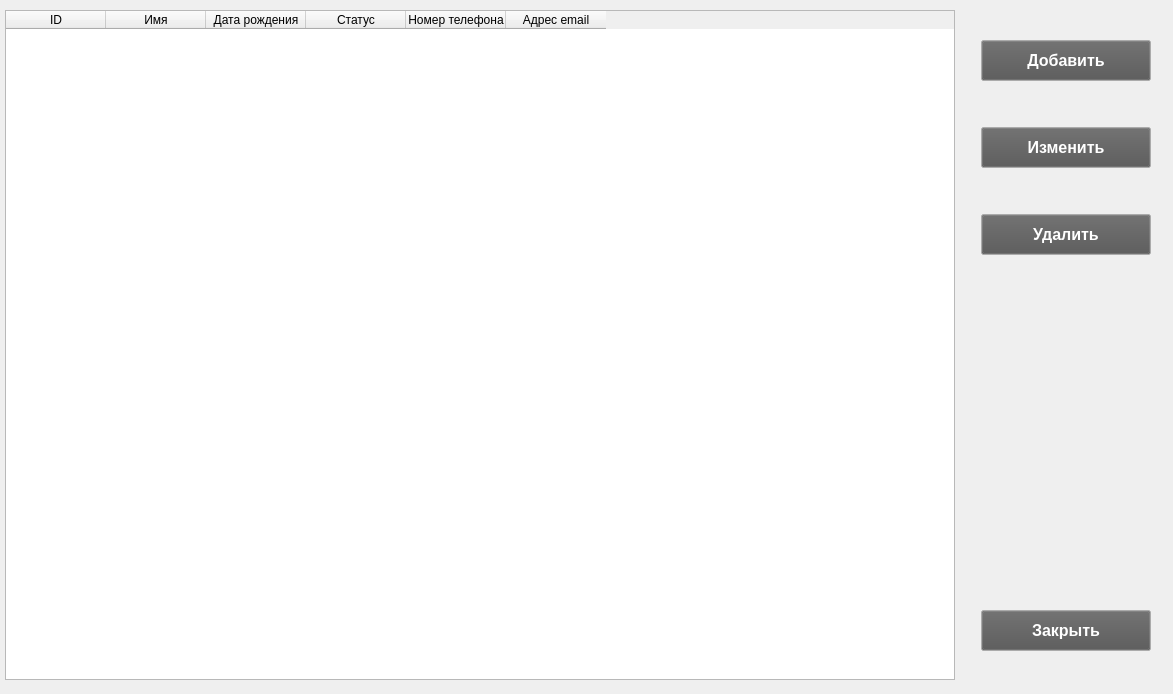
<?xml version="1.0" encoding="UTF-8"?>
<ui version="4.0">
 <class>UserTableWidget</class>
 <widget class="QWidget" name="UserTableWidget">
  <property name="geometry">
   <rect>
    <x>0</x>
    <y>0</y>
    <width>1173</width>
    <height>694</height>
   </rect>
  </property>
  <property name="windowTitle">
   <string>Form</string>
  </property>
  <widget class="QWidget" name="horizontalLayoutWidget">
   <property name="geometry">
    <rect>
     <x>0</x>
     <y>0</y>
     <width>1172</width>
     <height>691</height>
    </rect>
   </property>
   <layout class="QHBoxLayout" name="horizontalLayout">
    <item>
     <widget class="QTableWidget" name="userTableWidget">
      <property name="sizePolicy">
       <sizepolicy hsizetype="Fixed" vsizetype="Fixed">
        <horstretch>0</horstretch>
        <verstretch>0</verstretch>
       </sizepolicy>
      </property>
      <property name="minimumSize">
       <size>
        <width>950</width>
        <height>17</height>
       </size>
      </property>
      <property name="maximumSize">
       <size>
        <width>16777215</width>
        <height>670</height>
       </size>
      </property>
      <property name="palette">
       <palette>
        <active>
         <colorrole role="WindowText">
          <brush brushstyle="SolidPattern">
           <color alpha="255">
            <red>255</red>
            <green>255</green>
            <blue>255</blue>
           </color>
          </brush>
         </colorrole>
         <colorrole role="Text">
          <brush brushstyle="SolidPattern">
           <color alpha="255">
            <red>0</red>
            <green>0</green>
            <blue>0</blue>
           </color>
          </brush>
         </colorrole>
        </active>
        <inactive>
         <colorrole role="WindowText">
          <brush brushstyle="SolidPattern">
           <color alpha="255">
            <red>255</red>
            <green>255</green>
            <blue>255</blue>
           </color>
          </brush>
         </colorrole>
         <colorrole role="Text">
          <brush brushstyle="SolidPattern">
           <color alpha="255">
            <red>0</red>
            <green>0</green>
            <blue>0</blue>
           </color>
          </brush>
         </colorrole>
        </inactive>
        <disabled/>
       </palette>
      </property>
      <column>
       <property name="text">
        <string>ID</string>
       </property>
      </column>
      <column>
       <property name="text">
        <string>Имя</string>
       </property>
      </column>
      <column>
       <property name="text">
        <string>Дата рождения</string>
       </property>
      </column>
      <column>
       <property name="text">
        <string>Статус</string>
       </property>
      </column>
      <column>
       <property name="text">
        <string>Номер телефона</string>
       </property>
      </column>
      <column>
       <property name="text">
        <string>Адрес email</string>
       </property>
      </column>
     </widget>
    </item>
    <item>
     <spacer name="horizontalSpacer_2">
      <property name="orientation">
       <enum>Qt::Orientation::Horizontal</enum>
      </property>
      <property name="sizeType">
       <enum>QSizePolicy::Policy::Fixed</enum>
      </property>
      <property name="sizeHint" stdset="0">
       <size>
        <width>15</width>
        <height>20</height>
       </size>
      </property>
     </spacer>
    </item>
    <item>
     <layout class="QVBoxLayout" name="verticalLayout">
      <property name="sizeConstraint">
       <enum>QLayout::SizeConstraint::SetMinAndMaxSize</enum>
      </property>
      <item>
       <spacer name="verticalSpacer">
        <property name="orientation">
         <enum>Qt::Orientation::Vertical</enum>
        </property>
        <property name="sizeType">
         <enum>QSizePolicy::Policy::Fixed</enum>
        </property>
        <property name="sizeHint" stdset="0">
         <size>
          <width>20</width>
          <height>40</height>
         </size>
        </property>
       </spacer>
      </item>
      <item>
       <widget class="QPushButton" name="insertButton">
        <property name="sizePolicy">
         <sizepolicy hsizetype="Fixed" vsizetype="Fixed">
          <horstretch>0</horstretch>
          <verstretch>0</verstretch>
         </sizepolicy>
        </property>
        <property name="minimumSize">
         <size>
          <width>170</width>
          <height>41</height>
         </size>
        </property>
        <property name="maximumSize">
         <size>
          <width>150</width>
          <height>16777215</height>
         </size>
        </property>
        <property name="palette">
         <palette>
          <active>
           <colorrole role="WindowText">
            <brush brushstyle="SolidPattern">
             <color alpha="255">
              <red>255</red>
              <green>255</green>
              <blue>255</blue>
             </color>
            </brush>
           </colorrole>
           <colorrole role="Button">
            <brush brushstyle="SolidPattern">
             <color alpha="255">
              <red>84</red>
              <green>84</green>
              <blue>84</blue>
             </color>
            </brush>
           </colorrole>
           <colorrole role="ButtonText">
            <brush brushstyle="SolidPattern">
             <color alpha="255">
              <red>255</red>
              <green>255</green>
              <blue>255</blue>
             </color>
            </brush>
           </colorrole>
          </active>
          <inactive>
           <colorrole role="WindowText">
            <brush brushstyle="SolidPattern">
             <color alpha="255">
              <red>255</red>
              <green>255</green>
              <blue>255</blue>
             </color>
            </brush>
           </colorrole>
           <colorrole role="Button">
            <brush brushstyle="SolidPattern">
             <color alpha="255">
              <red>84</red>
              <green>84</green>
              <blue>84</blue>
             </color>
            </brush>
           </colorrole>
           <colorrole role="ButtonText">
            <brush brushstyle="SolidPattern">
             <color alpha="255">
              <red>255</red>
              <green>255</green>
              <blue>255</blue>
             </color>
            </brush>
           </colorrole>
          </inactive>
          <disabled>
           <colorrole role="Button">
            <brush brushstyle="SolidPattern">
             <color alpha="255">
              <red>84</red>
              <green>84</green>
              <blue>84</blue>
             </color>
            </brush>
           </colorrole>
          </disabled>
         </palette>
        </property>
        <property name="font">
         <font>
          <pointsize>12</pointsize>
          <bold>true</bold>
         </font>
        </property>
        <property name="text">
         <string>Добавить</string>
        </property>
       </widget>
      </item>
      <item>
       <spacer name="verticalSpacer_4">
        <property name="orientation">
         <enum>Qt::Orientation::Vertical</enum>
        </property>
        <property name="sizeType">
         <enum>QSizePolicy::Policy::Fixed</enum>
        </property>
        <property name="sizeHint" stdset="0">
         <size>
          <width>20</width>
          <height>40</height>
         </size>
        </property>
       </spacer>
      </item>
      <item>
       <widget class="QPushButton" name="editButton">
        <property name="sizePolicy">
         <sizepolicy hsizetype="Fixed" vsizetype="Fixed">
          <horstretch>0</horstretch>
          <verstretch>0</verstretch>
         </sizepolicy>
        </property>
        <property name="minimumSize">
         <size>
          <width>170</width>
          <height>41</height>
         </size>
        </property>
        <property name="maximumSize">
         <size>
          <width>150</width>
          <height>16777215</height>
         </size>
        </property>
        <property name="palette">
         <palette>
          <active>
           <colorrole role="WindowText">
            <brush brushstyle="SolidPattern">
             <color alpha="255">
              <red>255</red>
              <green>255</green>
              <blue>255</blue>
             </color>
            </brush>
           </colorrole>
           <colorrole role="Button">
            <brush brushstyle="SolidPattern">
             <color alpha="255">
              <red>84</red>
              <green>84</green>
              <blue>84</blue>
             </color>
            </brush>
           </colorrole>
           <colorrole role="ButtonText">
            <brush brushstyle="SolidPattern">
             <color alpha="255">
              <red>255</red>
              <green>255</green>
              <blue>255</blue>
             </color>
            </brush>
           </colorrole>
          </active>
          <inactive>
           <colorrole role="WindowText">
            <brush brushstyle="SolidPattern">
             <color alpha="255">
              <red>255</red>
              <green>255</green>
              <blue>255</blue>
             </color>
            </brush>
           </colorrole>
           <colorrole role="Button">
            <brush brushstyle="SolidPattern">
             <color alpha="255">
              <red>84</red>
              <green>84</green>
              <blue>84</blue>
             </color>
            </brush>
           </colorrole>
           <colorrole role="ButtonText">
            <brush brushstyle="SolidPattern">
             <color alpha="255">
              <red>255</red>
              <green>255</green>
              <blue>255</blue>
             </color>
            </brush>
           </colorrole>
          </inactive>
          <disabled>
           <colorrole role="Button">
            <brush brushstyle="SolidPattern">
             <color alpha="255">
              <red>84</red>
              <green>84</green>
              <blue>84</blue>
             </color>
            </brush>
           </colorrole>
          </disabled>
         </palette>
        </property>
        <property name="font">
         <font>
          <pointsize>12</pointsize>
          <bold>true</bold>
         </font>
        </property>
        <property name="text">
         <string>Изменить</string>
        </property>
       </widget>
      </item>
      <item>
       <spacer name="verticalSpacer_5">
        <property name="orientation">
         <enum>Qt::Orientation::Vertical</enum>
        </property>
        <property name="sizeType">
         <enum>QSizePolicy::Policy::Fixed</enum>
        </property>
        <property name="sizeHint" stdset="0">
         <size>
          <width>20</width>
          <height>40</height>
         </size>
        </property>
       </spacer>
      </item>
      <item>
       <widget class="QPushButton" name="deleteButton">
        <property name="sizePolicy">
         <sizepolicy hsizetype="Fixed" vsizetype="Fixed">
          <horstretch>0</horstretch>
          <verstretch>0</verstretch>
         </sizepolicy>
        </property>
        <property name="minimumSize">
         <size>
          <width>170</width>
          <height>41</height>
         </size>
        </property>
        <property name="maximumSize">
         <size>
          <width>150</width>
          <height>16777215</height>
         </size>
        </property>
        <property name="palette">
         <palette>
          <active>
           <colorrole role="WindowText">
            <brush brushstyle="SolidPattern">
             <color alpha="255">
              <red>255</red>
              <green>255</green>
              <blue>255</blue>
             </color>
            </brush>
           </colorrole>
           <colorrole role="Button">
            <brush brushstyle="SolidPattern">
             <color alpha="255">
              <red>84</red>
              <green>84</green>
              <blue>84</blue>
             </color>
            </brush>
           </colorrole>
           <colorrole role="ButtonText">
            <brush brushstyle="SolidPattern">
             <color alpha="255">
              <red>255</red>
              <green>255</green>
              <blue>255</blue>
             </color>
            </brush>
           </colorrole>
          </active>
          <inactive>
           <colorrole role="WindowText">
            <brush brushstyle="SolidPattern">
             <color alpha="255">
              <red>255</red>
              <green>255</green>
              <blue>255</blue>
             </color>
            </brush>
           </colorrole>
           <colorrole role="Button">
            <brush brushstyle="SolidPattern">
             <color alpha="255">
              <red>84</red>
              <green>84</green>
              <blue>84</blue>
             </color>
            </brush>
           </colorrole>
           <colorrole role="ButtonText">
            <brush brushstyle="SolidPattern">
             <color alpha="255">
              <red>255</red>
              <green>255</green>
              <blue>255</blue>
             </color>
            </brush>
           </colorrole>
          </inactive>
          <disabled>
           <colorrole role="Button">
            <brush brushstyle="SolidPattern">
             <color alpha="255">
              <red>84</red>
              <green>84</green>
              <blue>84</blue>
             </color>
            </brush>
           </colorrole>
          </disabled>
         </palette>
        </property>
        <property name="font">
         <font>
          <pointsize>12</pointsize>
          <bold>true</bold>
         </font>
        </property>
        <property name="text">
         <string>Удалить</string>
        </property>
       </widget>
      </item>
      <item>
       <spacer name="verticalSpacer_3">
        <property name="orientation">
         <enum>Qt::Orientation::Vertical</enum>
        </property>
        <property name="sizeType">
         <enum>QSizePolicy::Policy::Expanding</enum>
        </property>
        <property name="sizeHint" stdset="0">
         <size>
          <width>20</width>
          <height>40</height>
         </size>
        </property>
       </spacer>
      </item>
      <item>
       <widget class="QPushButton" name="closeButton">
        <property name="sizePolicy">
         <sizepolicy hsizetype="Fixed" vsizetype="Fixed">
          <horstretch>0</horstretch>
          <verstretch>0</verstretch>
         </sizepolicy>
        </property>
        <property name="minimumSize">
         <size>
          <width>170</width>
          <height>41</height>
         </size>
        </property>
        <property name="maximumSize">
         <size>
          <width>150</width>
          <height>16777215</height>
         </size>
        </property>
        <property name="palette">
         <palette>
          <active>
           <colorrole role="WindowText">
            <brush brushstyle="SolidPattern">
             <color alpha="255">
              <red>255</red>
              <green>255</green>
              <blue>255</blue>
             </color>
            </brush>
           </colorrole>
           <colorrole role="Button">
            <brush brushstyle="SolidPattern">
             <color alpha="255">
              <red>84</red>
              <green>84</green>
              <blue>84</blue>
             </color>
            </brush>
           </colorrole>
           <colorrole role="ButtonText">
            <brush brushstyle="SolidPattern">
             <color alpha="255">
              <red>255</red>
              <green>255</green>
              <blue>255</blue>
             </color>
            </brush>
           </colorrole>
          </active>
          <inactive>
           <colorrole role="WindowText">
            <brush brushstyle="SolidPattern">
             <color alpha="255">
              <red>255</red>
              <green>255</green>
              <blue>255</blue>
             </color>
            </brush>
           </colorrole>
           <colorrole role="Button">
            <brush brushstyle="SolidPattern">
             <color alpha="255">
              <red>84</red>
              <green>84</green>
              <blue>84</blue>
             </color>
            </brush>
           </colorrole>
           <colorrole role="ButtonText">
            <brush brushstyle="SolidPattern">
             <color alpha="255">
              <red>255</red>
              <green>255</green>
              <blue>255</blue>
             </color>
            </brush>
           </colorrole>
          </inactive>
          <disabled>
           <colorrole role="Button">
            <brush brushstyle="SolidPattern">
             <color alpha="255">
              <red>84</red>
              <green>84</green>
              <blue>84</blue>
             </color>
            </brush>
           </colorrole>
          </disabled>
         </palette>
        </property>
        <property name="font">
         <font>
          <pointsize>12</pointsize>
          <bold>true</bold>
         </font>
        </property>
        <property name="text">
         <string>Закрыть</string>
        </property>
       </widget>
      </item>
      <item>
       <spacer name="verticalSpacer_2">
        <property name="orientation">
         <enum>Qt::Orientation::Vertical</enum>
        </property>
        <property name="sizeType">
         <enum>QSizePolicy::Policy::Fixed</enum>
        </property>
        <property name="sizeHint" stdset="0">
         <size>
          <width>20</width>
          <height>40</height>
         </size>
        </property>
       </spacer>
      </item>
     </layout>
    </item>
    <item>
     <spacer name="horizontalSpacer">
      <property name="orientation">
       <enum>Qt::Orientation::Horizontal</enum>
      </property>
      <property name="sizeType">
       <enum>QSizePolicy::Policy::Fixed</enum>
      </property>
      <property name="sizeHint" stdset="0">
       <size>
        <width>15</width>
        <height>20</height>
       </size>
      </property>
     </spacer>
    </item>
   </layout>
  </widget>
 </widget>
 <resources/>
 <connections/>
</ui>
